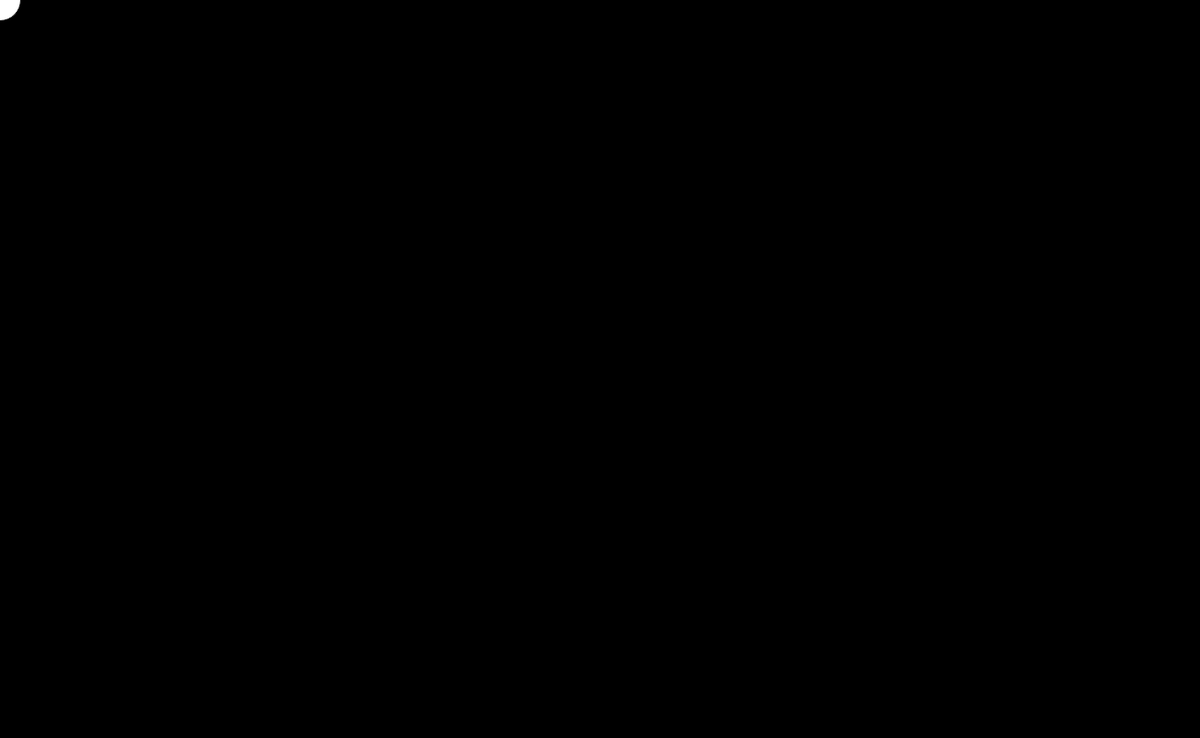
Frame 1 (no input)
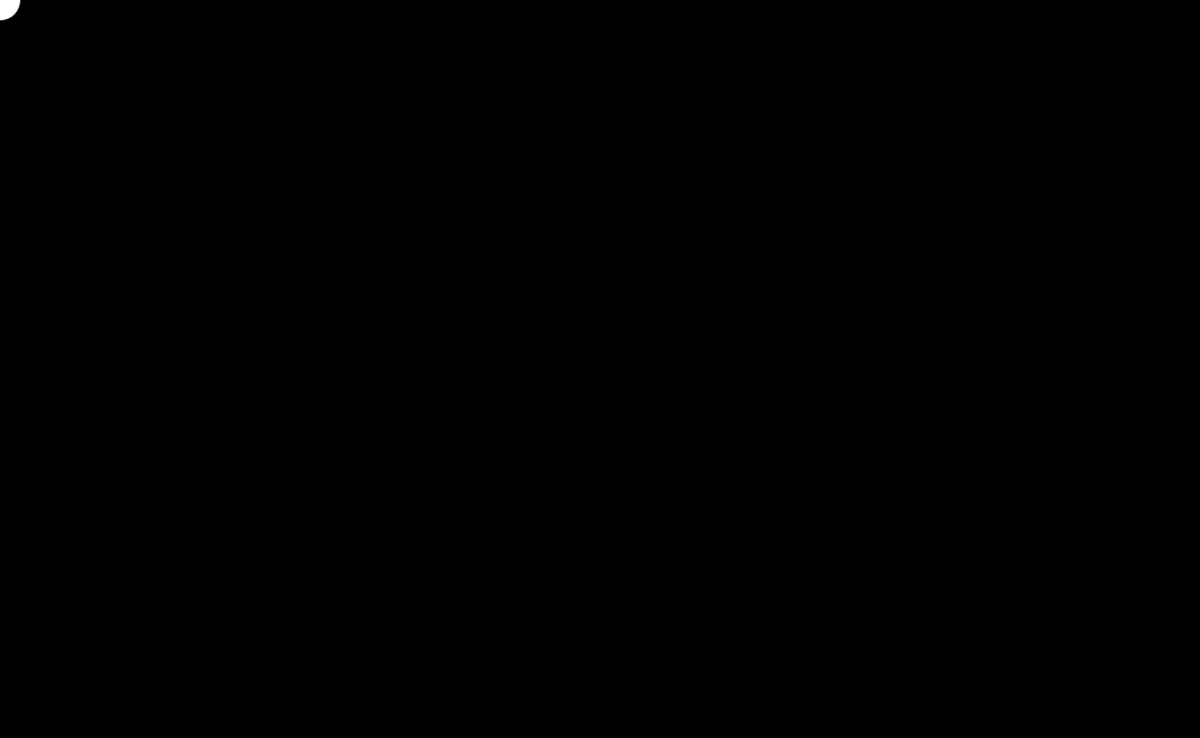
Frame 60 (no input)
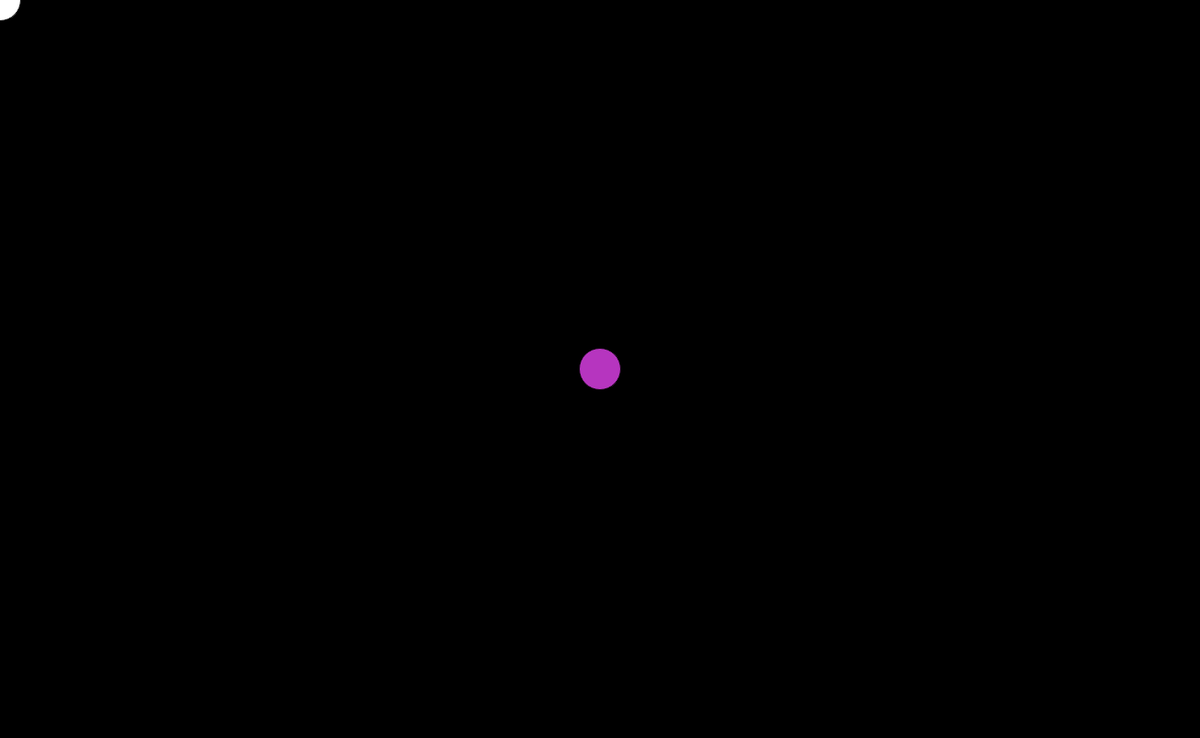
Frame 120 (the mouse pressed at the canvas centre since frame 60)

The p5.js sketch that drew these frames (run headless with seeded random() and noise() and a simulated clock; from frame 60 on, the mouse is pressed at the canvas centre):

// p5.js sketch
// ── sketch.js
var r = 255;
var g = 255;
var b = 255;
function setup() {
  createCanvas(1300, 800);
  background(0);
  frameRate(60)
}

function mousePressed(){
  r = random(255);
  g = random(255);
  b = random(255);
  fill(r,g,b)
}

function draw() {
  ellipse(mouseX, mouseY, 45, 45);
}
